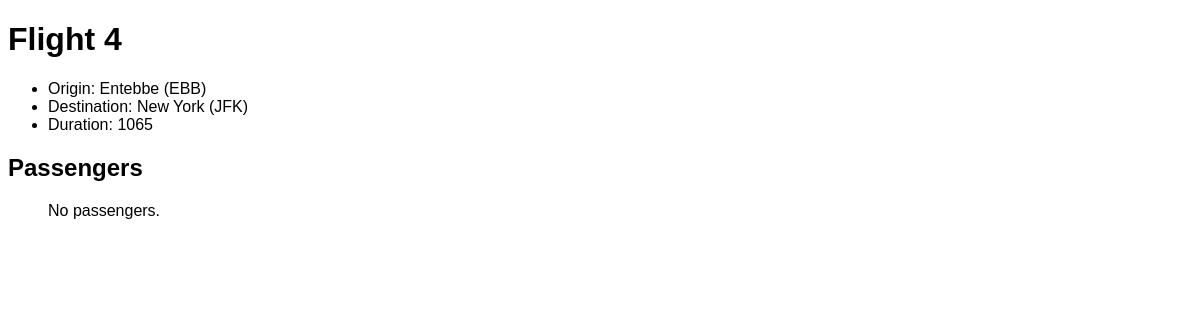
The page /Flight/4 on the database as committed earlier.
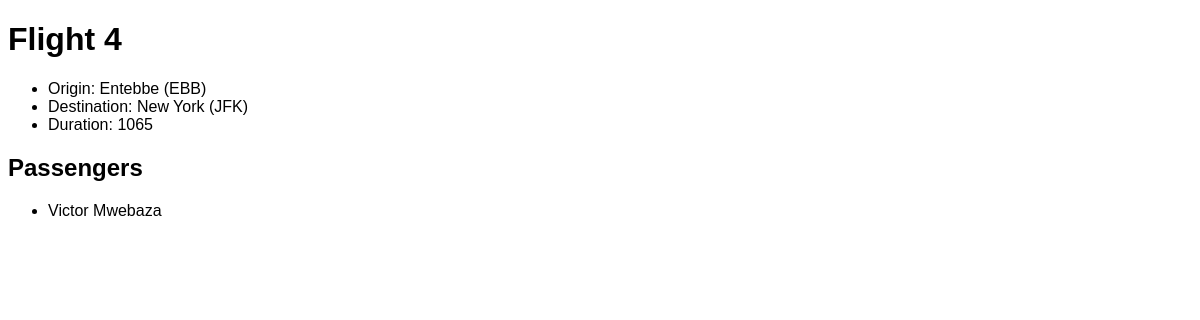
The same page on the database as committed later.
### flights/models.py (models this page shows)
class  Passenger(models.Model):
    first = models.CharField(max_length=64)
    last = models.CharField(max_length=64)
    flight = models.ManyToManyField(Flight, blank=True,related_name="passengers")
    def __str__(self):
        return f"{self.first} {self.last}"

### flights/views.py (the view)
# urls.py: path("<int:flight_id>", views.flight, name="flight")
def flight(request, flight_id):
    flight = Flight.objects.get(pk=flight_id)
    return render(request, "flights/flight.html", {"flight":flight, "passengers":flight.passengers.all(), })

### flights/models.py (called while the page is built)
    def __str__(self):
        return f"{self.city} ({self.code})"

### flights/templates/flights/flight.html (shortened to what this page needs)
{% extends "flights/layout.html" %}
{% block body %}
    <h1>Flight {{ flight.id }}</h1>
    <ul>
        <li>Origin: {{ flight.origin }} </li>
        <li>Destination: {{flight.destination }} </li>
        <li>Duration: {{ flight.duration }} </li>
    </ul>
    <h2>
        Passengers
    </h2>
        <ul>
            {% for passenger in passengers %}
            <li> {{ passenger }}  </li>
            {% empty %}
            No passengers.
            {% endfor %}
        </ul>
{% endblock %}

Rows that differ between the two databases and show on the page:
added Passenger: first+last "Victor Mwebaza"
Other text that changed with them:
text no longer shown: "No passengers."
